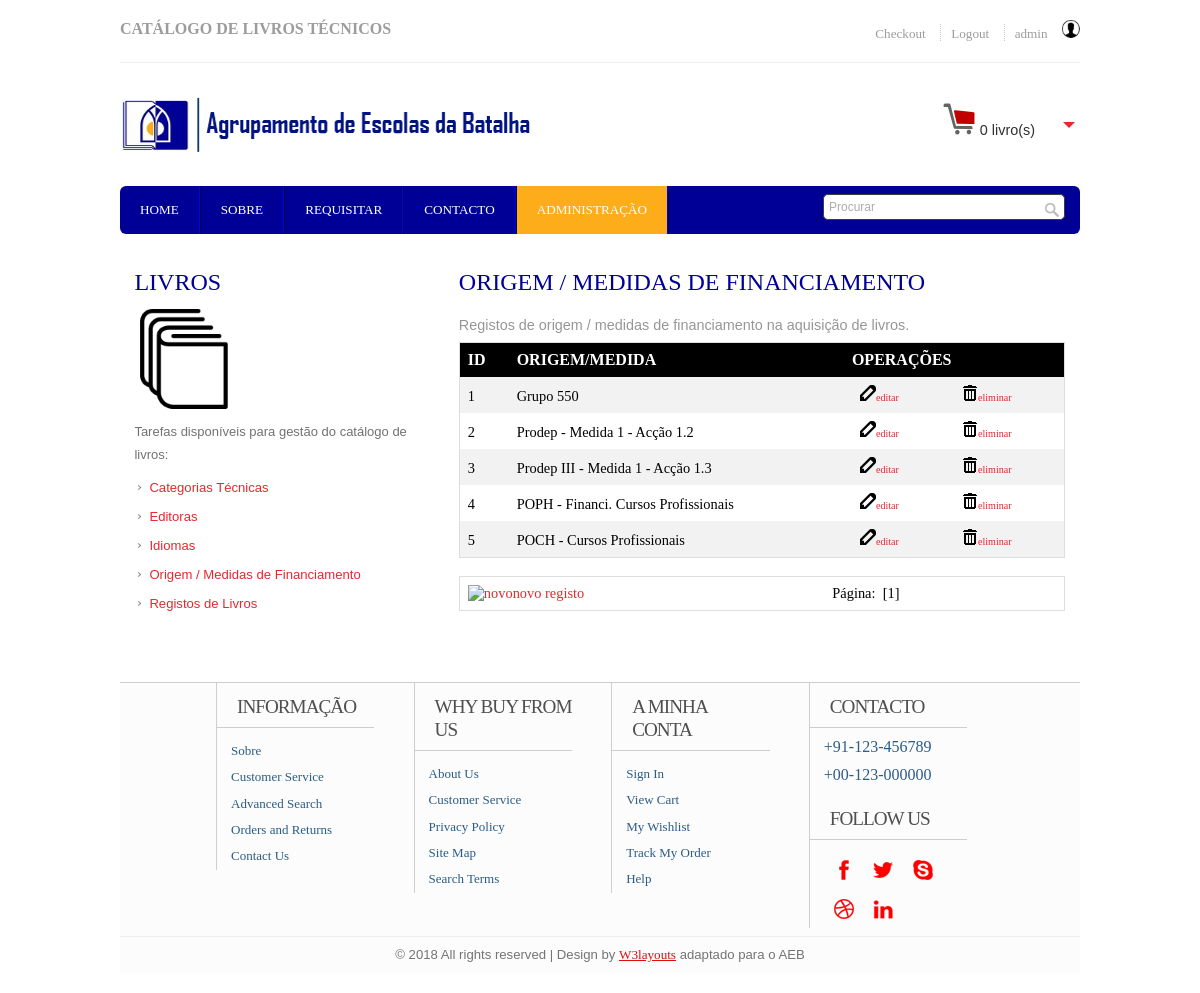
The app's page /adminpagefinance.php (signed in) with its own data.
### tables this page shows
CREATE TABLE IF NOT EXISTS `origem` (
`idOrigem` int(4) NOT NULL,
  `origem` varchar(50) NOT NULL
);

### adminpagefinance.php (the view, shortened to what this page needs)
<!DOCTYPE HTML>
<head>
<link href="css/style.css" rel="stylesheet" type="text/css" media="all"/>
<link href="css/slider.css" rel="stylesheet" type="text/css" media="all"/>
</head>
<body>
  <div class="wrap">
	<div class="header">
		<div class="headertop_desc">
			<div class="call">
				 <h3>CATÁLOGO DE LIVROS TÉCNICOS</h3>
			</div>
			<div class="account_desc">
				<ul>
				<?php
					if (!isset($_SESSION['UserID'])) {
						session_destroy();
				?>
						<li><a href='registar.php'>Registar</a></li>
						<li><a href='login.php'>Login</a></li>
				<?php
					}
					 else {
						?>
						<li><a href='#'>Checkout</a></li>
						<li><a href='logout.php'>Logout</a></li>
						<li><div class='dropdownmenu'>
							<span><a href='#'><?php echo $_SESSION['UserLogin']?></a>&nbsp;<img src='images/user18.png'></span>
						</div></li>
					<?php
					}
				?>
				</ul>
			</div>
		</div>
		<div class="header_top">
			<div class="logo">
				<a href="index.php"><img src="images/aeblogo.png" alt="Agrupamento de Escolas da Batalha" /></a>
			</div>
			  <div class="cart">
			  	   <p><span><img src="images/cart32.png" alt="Carrinho"></span><div id="dd" class="wrapper-dropdown-2"> 0 livro(s)
					</div></p>
			  </div>
  </div>
	<div class="header_bottom">
	     	<div class="menu">
	     		<ul>
			    	<li><a href="index.php">Home</a></li>
			    	<li><a href="about.html">Sobre</a></li>
			    	<li><a href="delivery.html">Requisitar</a></li>
			    	<li><a href="contacto.php">Contacto</a></li>
					<?php
						if (isset($_SESSION['UserNivel'])) {
							if ($_SESSION['UserNivel']>2) {
								echo "<li class='active'><a href='adminpages.php'>Administração</a></li>";
							}
						}
					?>
     			</ul>
	     	</div>
	     	<div class="search_box">
	     		<form>
	     			<input type="text" value="Procurar" onfocus="this.value = '';" onblur="if (this.value == '') {this.value = 'Search';}"><input type="submit" value="">
	     		</form>
	     	</div>
	     </div>
   </div>
<div class="main">
    <div class="content">
    	<div class="section group">
			<div class="col span_1_of_3">
				<h3>LIVROS</h3>
				<img src="images/books2.png" alt="">
				<p>Tarefas disponíveis para gestão do catálogo de livros:</p>
				<div class="list">
					<ul>
						<li><a href="adminpagecategories.php">Categorias Técnicas</a></li>
						<li><a href="adminpageeditors.php">Editoras</a></li>
						<li><a href="adminpagelanguages.php">Idiomas</a></li>
						<li><a href="adminpagefinance.php">Origem / Medidas de Financiamento</a></li>
						<li><a href="adminpagebooks.php">Registos de Livros</a></li>
					</ul>
				</div>
			</div>
			<div class="col span_2_of_3">
				<h2>Origem / Medidas de Financiamento</h2>
				<div class="gridtable">
					<p>Registos de origem / medidas de financiamento na aquisição de livros.</p>
					<table><tr><th>id</th><th>Origem/Medida</th><th colspan="2">operações</th></tr>
<?php
	$registosPagina = 10;
	$primeiroReg = ($_GET['pagina'] * $registosPagina) - $registosPagina;
	$servidor="localhost";
	$utilizador="root";
	$password="root";
	$basedados="aeblivros";
	$campo1="idOrigem";
	$campo2="origem";
	$ligacao = mysqli_connect($servidor,$utilizador,$password,$basedados) or die ("<html><script language='JavaScript'>alert('Unable to connect to database! Please try again later.'),history.go(-1)</script></html>");
	mysqli_select_db($ligacao, $basedados);
	mysqli_set_charset($ligacao, "utf8");
	$consulta = "SELECT idOrigem, origem FROM origem ORDER BY 1 ASC LIMIT $primeiroReg, $registosPagina";
	$resultado = mysqli_query($ligacao, $consulta);
	if(!empty(mysqli_num_rows($resultado))){
		while($linha = mysqli_fetch_array($resultado)){
			$id = $linha["$campo1"];
			$nome = $linha["$campo2"];
			echo "<tr><td>" .$id. "</td><td>".$nome."</td><td><span><a href='adminpagefinancerec.php?id=".$id."&mode=edit'><img src='images/edit.png' alt='editar'>editar</a></span></td>";
			echo "<td><span><a href='adminpagefinancerec.php?id=".$id."&mode=delete'><img src='images/trash.png' alt='eliminar'>eliminar</span></td></tr>";
		}
		echo "</table><br>";
		echo "<table><tr><td align='center'>";
		echo "<a href='adminpagefinancenew.php'><img src='images/add.png' alt='novo'>novo registo</a></td>";
		echo "<td>Página:&nbsp;";
		$sqlTodosReg = mysqli_query($ligacao, "SELECT * FROM origem ORDER BY 1 ASC");
		$totalRegistos = mysqli_num_rows($sqlTodosReg);
		$totalPaginas = ceil($totalRegistos / $registosPagina);
		$totalPaginas++;
		$pagina = $_GET['pagina'];
		for ($pag=1; $pag<$totalPaginas; $pag++) {
			if ($pagina == $pag) {
				echo "&nbsp;[$pag]&nbsp;";
			}
			else {
				$paginaSeguinte = $pag;
				echo "&nbsp;<a href=?pagina=$paginaSeguinte>$pag</a>&nbsp;";
			}
		}
		echo "</td></tr></table>";
	}
	else {
			echo "<tr><td colspan='4'>Não existem registos.</td></tr></table>";
			echo "</table><br>";
			echo "<table><tr><td align='center'>";
			echo "<a href='adminpagefinancenew.php'><img src='images/add.png' alt='novo'>novo registo</a></td>";
			echo "</td></tr></table>";
	}
?>
				</div>
			</div>
    </div>
</div>
</div>
   <div class="footer">
   	  <div class="wrap">
	     <div class="section group">
				<div class="col_1_of_4 span_1_of_4">
						<h4>Informação</h4>
						<ul>
						<li><a href="about.html">Sobre</a></li>
						<li><a href="contact.html">Customer Service</a></li>
						<li><a href="#">Advanced Search</a></li>
						<li><a href="delivery.html">Orders and Returns</a></li>
						<li><a href="contacto.html">Contact Us</a></li>
						</ul>
					</div>
				<div class="col_1_of_4 span_1_of_4">
					<h4>Why buy from us</h4>
						<ul>
						<li><a href="about.html">About Us</a></li>
						<li><a href="contact.html">Customer Service</a></li>
						<li><a href="#">Privacy Policy</a></li>
						<li><a href="contact.html">Site Map</a></li>
						<li><a href="#">Search Terms</a></li>
						</ul>
				</div>
				<div class="col_1_of_4 span_1_of_4">
					<h4>A minha conta</h4>
						<ul>
							<li><a href="contact.html">Sign In</a></li>
							<li><a href="index.html">View Cart</a></li>
							<li><a href="#">My Wishlist</a></li>
							<li><a href="#">Track My Order</a></li>
							<li><a href="contact.html">Help</a></li>
						</ul>
				</div>
				<div class="col_1_of_4 span_1_of_4">
					<h4>Contacto</h4>
						<ul>
							<li><span>+91-123-456789</span></li>
							<li><span>+00-123-000000</span></li>
						</ul>
						<div class="social-icons">
							<h4>Follow Us</h4>
					   		  <ul>
							      <li><a href="#" target="_blank"><img src="images/facebook.png" alt="" /></a></li>
							      <li><a href="#" target="_blank"><img src="images/twitter.png" alt="" /></a></li>
							      <li><a href="#" target="_blank"><img src="images/skype.png" alt="" /> </a></li>
							      <li><a href="#" target="_blank"> <img src="images/dribbble.png" alt="" /></a></li>
							      <li><a href="#" target="_blank"> <img src="images/linkedin.png" alt="" /></a></li>
						     </ul>
   	 					</div>
				</div>
			</div>
        </div>
        <div class="copy_right">
				<p>&copy; 2018 All rights reserved | Design by <a href="http://w3layouts.com/">W3layouts</a> adaptado para o AEB</p>
		   </div>
    </div>
</body>
</html>

### records on screen
origem: idOrigem "1", origem "Grupo 550"
origem: idOrigem "2", origem "Prodep - Medida 1 - Acção 1.2"
origem: idOrigem "3", origem "Prodep III - Medida 1 - Acção 1.3"
origem: idOrigem "4", origem "POPH - Financi. Cursos Profissionais"
origem: idOrigem "5", origem "POCH - Cursos Profissionais"

### other values on screen
$_SESSION['UserLogin'] "admin"
